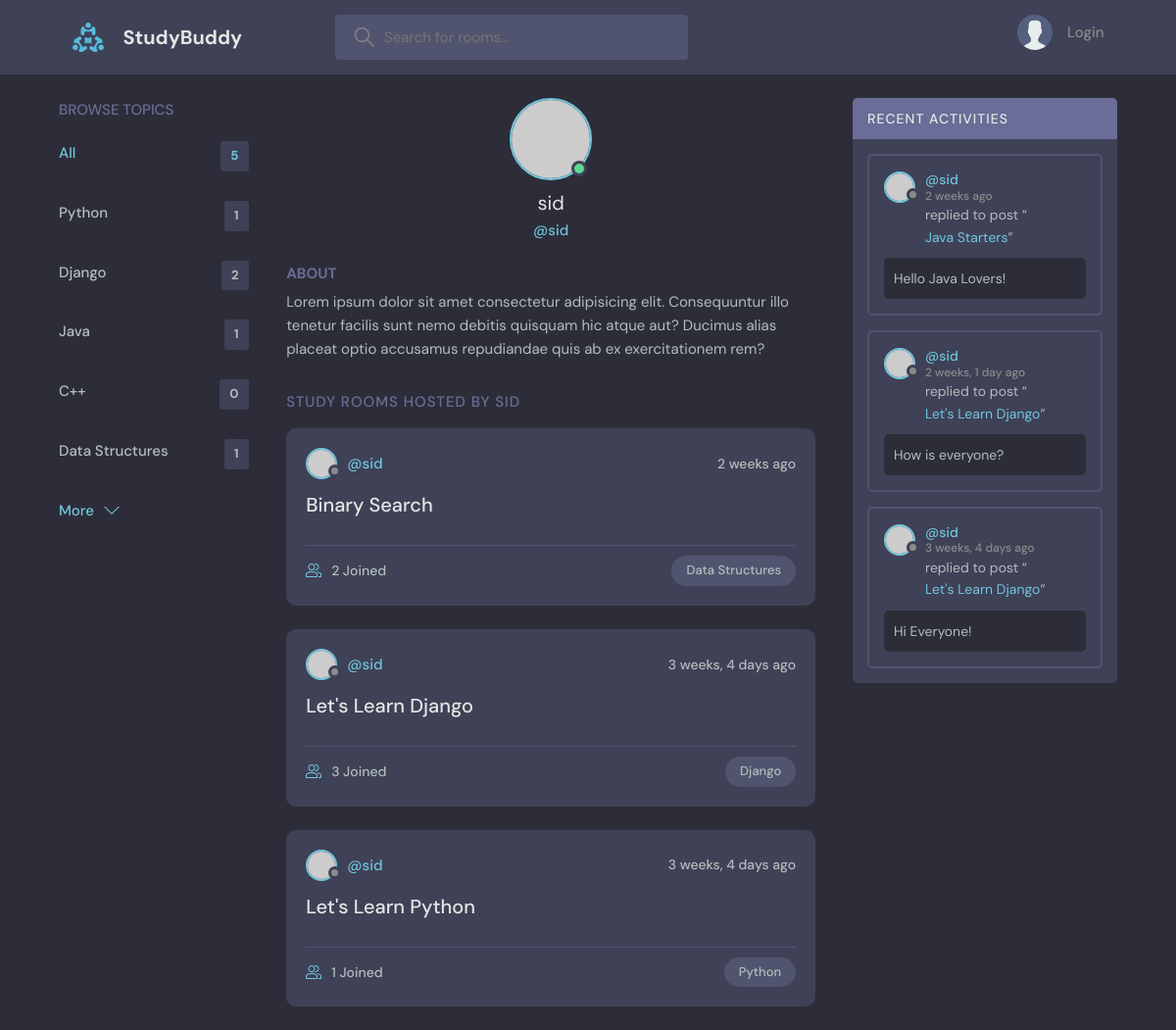
Page /profile/1/ on the committed database.
### base/models.py (models this page shows, shortened)
class Topic(models.Model):
    name = models.CharField(max_length=200)

class Room(models.Model):
    host = models.ForeignKey(User, on_delete=models.SET_NULL, null=True)
    topic = models.ForeignKey(Topic, on_delete=models.SET_NULL, null=True)
    name = models.CharField(max_length=200)
    description = models.TextField(null=True, blank=True)
    participants = models.ManyToManyField(User, related_name='participants', blank=True)
    updated = models.DateTimeField(auto_now=True)
    created = models.DateTimeField(auto_now_add=True)
    class Meta:
        ordering = ['-updated','-created']
    def __str__(self):
        return self.name

class Message(models.Model):
    user = models.ForeignKey(User, on_delete=models.CASCADE)
    room = models.ForeignKey(Room, on_delete=models.CASCADE)
    body = models.TextField()
    updated = models.DateTimeField(auto_now=True)
    created = models.DateTimeField(auto_now_add=True)
    class Meta:
        ordering = ['-updated','-created']
    def __str__(self):
        return self.body[0:50]

### base/views.py (the view)
# urls.py: path('profile/<str:pk>/', views.userProfile, name='user-profile'),
def userProfile(request, pk):
    user = User.objects.get(id = pk)
    rooms = user.room_set.all() # type: ignore
    room_messages = user.message_set.all() # type: ignore
    topics = Topic.objects.all()
    context = {'user':user, 'rooms':rooms, 'room_messages':room_messages, 'topics':topics}
    return render(request,'base/profile.html', context)

### base/Templates/base/profile.html (shortened to what this page needs)
{% extends 'main.html' %}
{% block content %}
  <main class="profile-page layout layout--3">
    <div class="container">
        {% include 'base/topics_component.html' %}
      <div class="roomList">
        <div class="profile">
          <div class="profile__avatar">
            <div class="avatar avatar--large active">
              <img src="https://randomuser.me/api/portraits/men/11.jpg" />
            </div>
          </div>
          <div class="profile__info">
            <h3>{{user.username}}</h3>
            <p>@{{user.username}}</p>
          </div>
          <div class="profile__about">
            <h3>About</h3>
            <p>
              Lorem ipsum dolor sit amet consectetur adipisicing elit. Consequuntur illo tenetur
              facilis sunt nemo debitis quisquam hic atque aut? Ducimus alias placeat optio
              accusamus repudiandae quis ab ex exercitationem rem?
            </p>
          </div>
        </div>
        <div class="roomList__header">
          <div>
            <h2>Study Rooms Hosted by {{user.username}}</a>
            </h2>
          </div>
        </div>
        {% include 'base/feed_component.html' %}
      </div>
        {% include 'base/activity_component.html' %}
    </div>
  </main>
{% endblock %}

### base/Templates/base/topics_component.html
<div class="topics">
    <div class="topics__header">
      <h2>Browse Topics</h2>
    </div>
    <ul class="topics__list">
      <li>
        <a href="{% url 'home' %}" class="active">All <span>{{topics.count}}</span></a>
      </li>
      {% for topic in topics %}
      <li>
        <a href="{% url 'home' %}?q={{topic.name}}">{{topic.name}}<span>{{topic.room_set.all.count}}</span></a>
      </li>
      {% endfor %}
    </ul>
    <a class="btn btn--link" href="topics.html">
      More
      <svg version="1.1" xmlns="http://www.w3.org/2000/svg" width="32" height="32" viewBox="0 0 32 32">
        <title>chevron-down</title>
        <path d="M16 21l-13-13h-3l16 16 16-16h-3l-13 13z"></path>
      </svg>
    </a>
  </div>

### base/Templates/base/feed_component.html (shortened to what this page needs)
{% for room in rooms %}
<div class="roomListRoom">
    <div class="roomListRoom__header">
      <a href="{% url 'user-profile' room.host.id %}" class="roomListRoom__author">
        <div class="avatar avatar--small">
          <img src="https://randomuser.me/api/portraits/women/11.jpg" />
        </div>
        <span>@{{room.host.username}}</span>
      </a>
      <div class="roomListRoom__actions">
        <span>{{room.created|timesince}} ago</span>
      </div>
    </div>
    <div class="roomListRoom__content">
      <a href="{% url 'room' room.id %}">{{room.name}}</a>
    </div>
    <div class="roomListRoom__meta">
      <a href="{% url 'room' room.id %}" class="roomListRoom__joined">
        {{room.participants.all.count}} Joined
      </a>
      <p class="roomListRoom__topic">{{room.topic.name}}</p>
    </div>
</div>
{% endfor %}

### base/Templates/base/activity_component.html (shortened to what this page needs)
<div class="activities">
    <div class="activities__header">
      <h2>Recent Activities</h2>
    </div>
    {% for message in room_messages %}
    <div class="activities__box">
      <div class="activities__boxHeader roomListRoom__header">
        <a href="{% url 'user-profile' message.user.id %}" class="roomListRoom__author">
          <div class="avatar avatar--small">
            <img src="https://randomuser.me/api/portraits/women/11.jpg" />
          </div>
          <p>
            @{{message.user}}
            <span>{{message.created|timesince}} ago</span>
          </p>
        </a>
      </div>
      <div class="activities__boxContent">
        <p>replied to post “<a href="{% url 'room' message.room.id %}">{{message.room}}</a>”</p>
        <div class="activities__boxRoomContent">
          {{message}}
        </div>
      </div>
    </div>
    {% endfor %}
  </div>

### rows in the picture
Topic: name "Python", room_set.all.count "1"
Topic: name "Django", room_set.all.count "2"
Topic: name "Java", room_set.all.count "1"
Topic: name "C++", room_set.all.count "0"
Topic: name "Data Structures", room_set.all.count "1"
Room: host.username "sid", created "2 weeks", name "Binary Search", participants.all.count "2", topic.name "Data Structures"
Room: host.username "sid", created "3 weeks, 4 days", name "Let's Learn Django", participants.all.count "3", topic.name "Django"
Room: host.username "sid", created "3 weeks, 4 days", name "Let's Learn Python", participants.all.count "1", topic.name "Python"
Message: user "sid", created "2 weeks", room "Java Starters", body "Hello Java Lovers!"
Message: user "sid", created "2 weeks, 1 day", room "Let's Learn Django", body "How is everyone?"
Message: user "sid", created "3 weeks, 4 days", room "Let's Learn Django", body "Hi Everyone!"

### other values in the picture
{{ topics.count }} "5"
{{ user.username }} "sid"
{{ user.username }} "SID"
